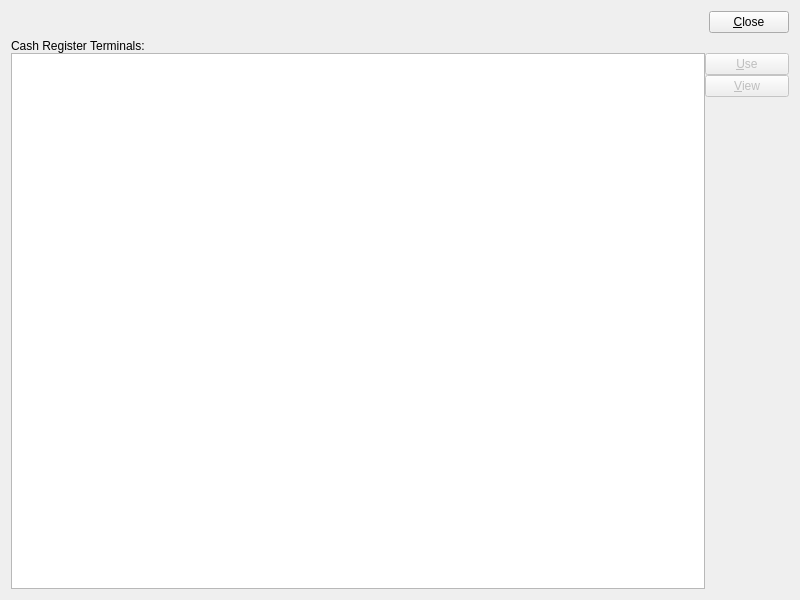
<?xml version="1.0" encoding="UTF-8"?>
<ui version="4.0">
 <class>cashRegisters</class>
 <widget class="QWidget" name="cashRegisters">
  <property name="geometry">
   <rect>
    <x>0</x>
    <y>0</y>
    <width>800</width>
    <height>600</height>
   </rect>
  </property>
  <property name="windowTitle">
   <string>Cash Registers</string>
  </property>
  <property name="screenTitle" stdset="0">
   <string/>
  </property>
  <layout class="QGridLayout" name="gridLayout">
   <item row="0" column="0">
    <layout class="QHBoxLayout" name="horizontalLayout">
     <item>
      <spacer name="horizontalSpacer">
       <property name="orientation">
        <enum>Qt::Horizontal</enum>
       </property>
       <property name="sizeHint" stdset="0">
        <size>
         <width>40</width>
         <height>20</height>
        </size>
       </property>
      </spacer>
     </item>
     <item>
      <widget class="QPushButton" name="_close">
       <property name="text">
        <string>&amp;Close</string>
       </property>
      </widget>
     </item>
    </layout>
   </item>
   <item row="1" column="0">
    <layout class="QVBoxLayout">
     <property name="spacing">
      <number>0</number>
     </property>
     <item>
      <widget class="QLabel" name="_terminalsLit">
       <property name="text">
        <string>Cash Register Terminals:</string>
       </property>
      </widget>
     </item>
     <item>
      <layout class="QHBoxLayout">
       <item>
        <widget class="XTreeView" name="_terminals">
         <property name="editTriggers">
          <set>QAbstractItemView::NoEditTriggers</set>
         </property>
         <property name="alternatingRowColors">
          <bool>false</bool>
         </property>
         <property name="schemaName">
          <string>xtpos</string>
         </property>
         <property name="tableName">
          <string>api_cashregister</string>
         </property>
        </widget>
       </item>
       <item>
        <layout class="QVBoxLayout">
         <item>
          <layout class="QVBoxLayout">
           <property name="spacing">
            <number>0</number>
           </property>
           <item>
            <widget class="QPushButton" name="_use">
             <property name="enabled">
              <bool>false</bool>
             </property>
             <property name="text">
              <string>&amp;Use</string>
             </property>
            </widget>
           </item>
           <item>
            <widget class="QPushButton" name="_view">
             <property name="enabled">
              <bool>false</bool>
             </property>
             <property name="text">
              <string>&amp;View</string>
             </property>
            </widget>
           </item>
          </layout>
         </item>
         <item>
          <spacer>
           <property name="orientation">
            <enum>Qt::Vertical</enum>
           </property>
           <property name="sizeType">
            <enum>QSizePolicy::Expanding</enum>
           </property>
           <property name="sizeHint" stdset="0">
            <size>
             <width>84</width>
             <height>211</height>
            </size>
           </property>
          </spacer>
         </item>
        </layout>
       </item>
      </layout>
     </item>
    </layout>
   </item>
  </layout>
 </widget>
 <customwidgets>
  <customwidget>
   <class>XTreeView</class>
   <extends>QTreeView</extends>
   <header>xtreeview.h</header>
  </customwidget>
 </customwidgets>
 <resources/>
 <connections>
  <connection>
   <sender>_terminals</sender>
   <signal>valid(bool)</signal>
   <receiver>_use</receiver>
   <slot>setEnabled(bool)</slot>
   <hints>
    <hint type="sourcelabel">
     <x>590</x>
     <y>89</y>
    </hint>
    <hint type="destinationlabel">
     <x>772</x>
     <y>75</y>
    </hint>
   </hints>
  </connection>
  <connection>
   <sender>_terminals</sender>
   <signal>valid(bool)</signal>
   <receiver>_view</receiver>
   <slot>setEnabled(bool)</slot>
   <hints>
    <hint type="sourcelabel">
     <x>590</x>
     <y>119</y>
    </hint>
    <hint type="destinationlabel">
     <x>772</x>
     <y>99</y>
    </hint>
   </hints>
  </connection>
  <connection>
   <sender>_terminals</sender>
   <signal>doubleClicked(QModelIndex)</signal>
   <receiver>_use</receiver>
   <slot>animateClick()</slot>
   <hints>
    <hint type="sourcelabel">
     <x>351</x>
     <y>308</y>
    </hint>
    <hint type="destinationlabel">
     <x>772</x>
     <y>75</y>
    </hint>
   </hints>
  </connection>
 </connections>
</ui>
